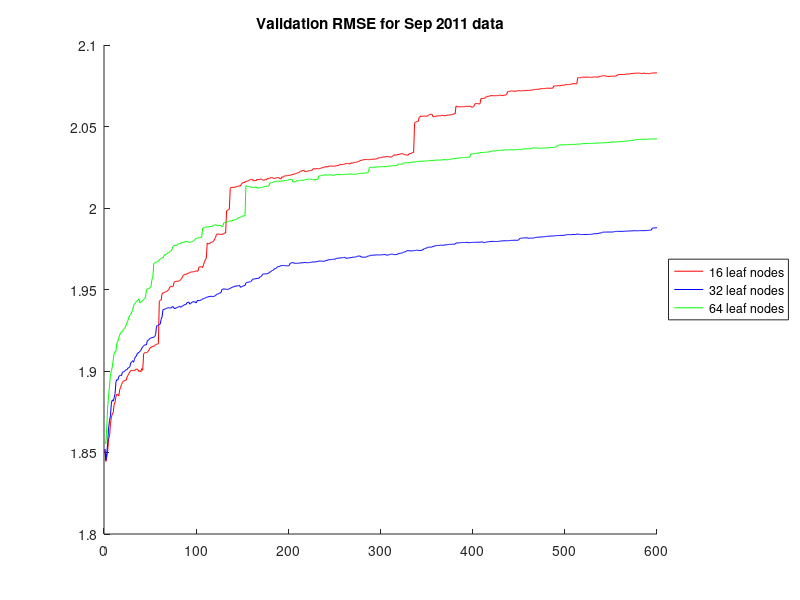
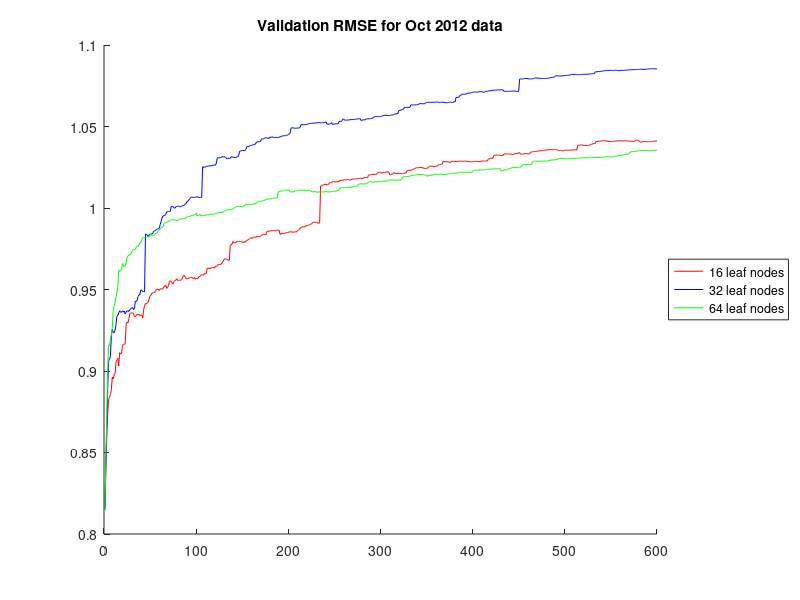

MATLAB code to generate these figures, in order:
J16data = load('rmseValidationSep2011_J16rf8_tmp.mat');
J32data = load('rmseValidationSep2011_J32rf8_tmp.mat');
J64data = load('rmseValidationSep2011_J64rf8_tmp.mat');

figure
hold on
plot(J16data.rmseTestVals,'r-');
plot(J32data.rmseTestVals,'b-');
plot(J64data.rmseTestVals,'g-');
legend('16 leaf nodes','32 leaf nodes','64 leaf nodes','Location','eastoutside');
title('Validation RMSE for Sep 2011 data');
hold off

J16data2 = load('rmseValidationOct2012_J16rf8_tmp.mat');
J32data2 = load('rmseValidationOct2012_J32rf8_tmp.mat');
J64data2 = load('rmseValidationOct2012_J64rf8_tmp.mat');

figure
hold on
plot(J16data2.rmseTestVals,'r-');
plot(J32data2.rmseTestVals,'b-');
plot(J64data2.rmseTestVals,'g-');
legend('16 leaf nodes','32 leaf nodes','64 leaf nodes','Location','eastoutside');
title('Validation RMSE for Oct 2012 data');
hold off